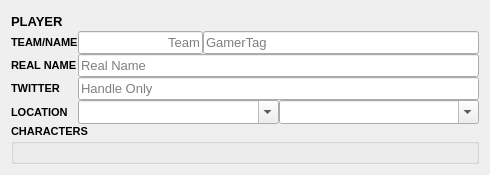
<?xml version="1.0" encoding="UTF-8"?>
<ui version="4.0">
 <class>Form</class>
 <widget class="QWidget" name="Form">
  <property name="geometry">
   <rect>
    <x>0</x>
    <y>0</y>
    <width>490</width>
    <height>175</height>
   </rect>
  </property>
  <property name="sizePolicy">
   <sizepolicy hsizetype="Preferred" vsizetype="Maximum">
    <horstretch>0</horstretch>
    <verstretch>0</verstretch>
   </sizepolicy>
  </property>
  <property name="font">
   <font>
    <pointsize>8</pointsize>
   </font>
  </property>
  <property name="windowTitle">
   <string>Form</string>
  </property>
  <property name="locale">
   <locale language="English" country="UnitedStates"/>
  </property>
  <layout class="QGridLayout" name="gridLayout">
   <property name="spacing">
    <number>0</number>
   </property>
   <item row="6" column="0">
    <widget class="QLabel" name="locationLabel">
     <property name="font">
      <font>
       <pointsize>8</pointsize>
       <weight>75</weight>
       <bold>true</bold>
      </font>
     </property>
     <property name="text">
      <string>LOCATION</string>
     </property>
    </widget>
   </item>
   <item row="2" column="2" colspan="2">
    <widget class="QLineEdit" name="real_name">
     <property name="font">
      <font>
       <pointsize>10</pointsize>
      </font>
     </property>
     <property name="placeholderText">
      <string>Real Name</string>
     </property>
    </widget>
   </item>
   <item row="1" column="0">
    <widget class="QLabel" name="nameLabel">
     <property name="font">
      <font>
       <pointsize>8</pointsize>
       <weight>75</weight>
       <bold>true</bold>
      </font>
     </property>
     <property name="text">
      <string>TEAM/NAME</string>
     </property>
    </widget>
   </item>
   <item row="3" column="0">
    <widget class="QLabel" name="twitterLabel">
     <property name="font">
      <font>
       <pointsize>8</pointsize>
       <weight>75</weight>
       <bold>true</bold>
      </font>
     </property>
     <property name="text">
      <string>TWITTER</string>
     </property>
    </widget>
   </item>
   <item row="3" column="2" colspan="2">
    <widget class="QLineEdit" name="twitter">
     <property name="font">
      <font>
       <pointsize>10</pointsize>
      </font>
     </property>
     <property name="placeholderText">
      <string>Handle Only</string>
     </property>
    </widget>
   </item>
   <item row="7" column="0" colspan="4">
    <widget class="QGroupBox" name="characters">
     <property name="font">
      <font>
       <pointsize>8</pointsize>
       <weight>75</weight>
       <bold>true</bold>
      </font>
     </property>
     <property name="title">
      <string>CHARACTERS</string>
     </property>
     <layout class="QVBoxLayout" name="verticalLayout">
      <property name="spacing">
       <number>0</number>
      </property>
     </layout>
    </widget>
   </item>
   <item row="2" column="0">
    <widget class="QLabel" name="real_nameLabel">
     <property name="font">
      <font>
       <pointsize>8</pointsize>
       <weight>75</weight>
       <bold>true</bold>
      </font>
     </property>
     <property name="text">
      <string>REAL NAME</string>
     </property>
    </widget>
   </item>
   <item row="0" column="0">
    <widget class="QLabel" name="title">
     <property name="font">
      <font>
       <pointsize>10</pointsize>
       <weight>75</weight>
       <bold>true</bold>
      </font>
     </property>
     <property name="text">
      <string>PLAYER</string>
     </property>
    </widget>
   </item>
   <item row="1" column="2">
    <layout class="QHBoxLayout" name="horizontalLayout">
     <item>
      <widget class="QLineEdit" name="team">
       <property name="sizePolicy">
        <sizepolicy hsizetype="Maximum" vsizetype="Fixed">
         <horstretch>0</horstretch>
         <verstretch>0</verstretch>
        </sizepolicy>
       </property>
       <property name="font">
        <font>
         <pointsize>10</pointsize>
        </font>
       </property>
       <property name="alignment">
        <set>Qt::AlignRight|Qt::AlignTrailing|Qt::AlignVCenter</set>
       </property>
       <property name="placeholderText">
        <string>Team</string>
       </property>
      </widget>
     </item>
     <item>
      <widget class="QLineEdit" name="name">
       <property name="font">
        <font>
         <pointsize>10</pointsize>
        </font>
       </property>
       <property name="placeholderText">
        <string>GamerTag</string>
       </property>
      </widget>
     </item>
    </layout>
   </item>
   <item row="6" column="2">
    <layout class="QHBoxLayout" name="horizontalLayout_2">
     <property name="spacing">
      <number>0</number>
     </property>
     <item>
      <widget class="QComboBox" name="country">
       <property name="sizePolicy">
        <sizepolicy hsizetype="Minimum" vsizetype="Fixed">
         <horstretch>0</horstretch>
         <verstretch>0</verstretch>
        </sizepolicy>
       </property>
       <property name="font">
        <font>
         <pointsize>10</pointsize>
        </font>
       </property>
       <property name="editable">
        <bool>true</bool>
       </property>
       <property name="sizeAdjustPolicy">
        <enum>QComboBox::AdjustToMinimumContentsLengthWithIcon</enum>
       </property>
       <property name="placeholderText">
        <string>Region</string>
       </property>
      </widget>
     </item>
     <item>
      <widget class="QComboBox" name="state">
       <property name="sizePolicy">
        <sizepolicy hsizetype="Minimum" vsizetype="Fixed">
         <horstretch>0</horstretch>
         <verstretch>0</verstretch>
        </sizepolicy>
       </property>
       <property name="font">
        <font>
         <pointsize>10</pointsize>
        </font>
       </property>
       <property name="editable">
        <bool>true</bool>
       </property>
       <property name="sizeAdjustPolicy">
        <enum>QComboBox::AdjustToMinimumContentsLengthWithIcon</enum>
       </property>
       <property name="placeholderText">
        <string>Country</string>
       </property>
      </widget>
     </item>
    </layout>
   </item>
  </layout>
 </widget>
 <tabstops>
  <tabstop>real_name</tabstop>
  <tabstop>twitter</tabstop>
 </tabstops>
 <resources/>
 <connections/>
</ui>
